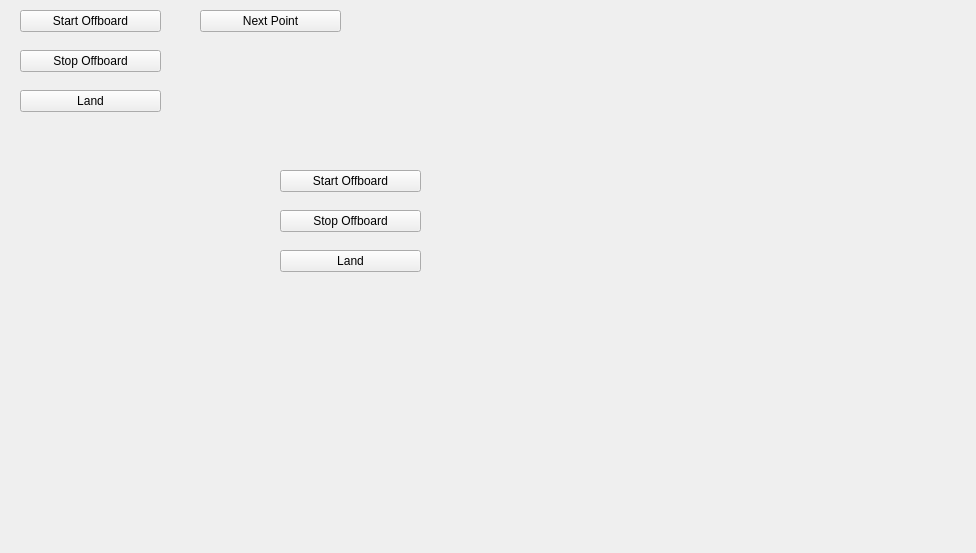
<?xml version="1.0" encoding="UTF-8"?>
<ui version="4.0">
 <class>kf_mpc_controller_rc</class>
 <widget class="QWidget" name="kf_mpc_controller_rc">
  <property name="geometry">
   <rect>
    <x>0</x>
    <y>0</y>
    <width>976</width>
    <height>553</height>
   </rect>
  </property>
  <property name="windowTitle">
   <string>Form</string>
  </property>
  <widget class="QPushButton" name="start_offboard">
   <property name="geometry">
    <rect>
     <x>20</x>
     <y>10</y>
     <width>141</width>
     <height>22</height>
    </rect>
   </property>
   <property name="text">
    <string>Start Offboard</string>
   </property>
  </widget>
  <widget class="QPushButton" name="stop_offboard">
   <property name="geometry">
    <rect>
     <x>20</x>
     <y>50</y>
     <width>141</width>
     <height>22</height>
    </rect>
   </property>
   <property name="text">
    <string>Stop Offboard</string>
   </property>
  </widget>
  <widget class="QPushButton" name="land">
   <property name="geometry">
    <rect>
     <x>20</x>
     <y>90</y>
     <width>141</width>
     <height>22</height>
    </rect>
   </property>
   <property name="text">
    <string>Land</string>
   </property>
  </widget>
  <widget class="QPushButton" name="next_point">
   <property name="geometry">
    <rect>
     <x>200</x>
     <y>10</y>
     <width>141</width>
     <height>22</height>
    </rect>
   </property>
   <property name="text">
    <string>Next Point</string>
   </property>
  </widget>
  <widget class="QPushButton" name="start_offboard_2">
   <property name="geometry">
    <rect>
     <x>280</x>
     <y>170</y>
     <width>141</width>
     <height>22</height>
    </rect>
   </property>
   <property name="text">
    <string>Start Offboard</string>
   </property>
  </widget>
  <widget class="QPushButton" name="stop_offboard_2">
   <property name="geometry">
    <rect>
     <x>280</x>
     <y>210</y>
     <width>141</width>
     <height>22</height>
    </rect>
   </property>
   <property name="text">
    <string>Stop Offboard</string>
   </property>
  </widget>
  <widget class="QPushButton" name="land_2">
   <property name="geometry">
    <rect>
     <x>280</x>
     <y>250</y>
     <width>141</width>
     <height>22</height>
    </rect>
   </property>
   <property name="text">
    <string>Land</string>
   </property>
  </widget>
 </widget>
 <resources/>
 <connections/>
</ui>
